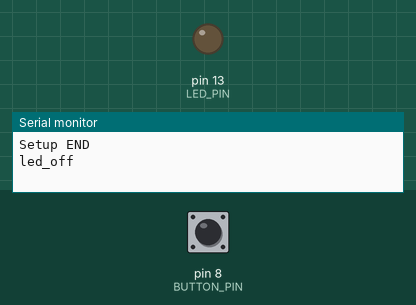
Bench run of a sketch on a simulated Arduino Uno, built with avr-gcc and run on an emulated ATmega328P. Shown: output pins drawn as LEDs (lit = HIGH), the last lines printed to the serial monitor. Dashed ring = blinking. The inputs (shaded band) are chosen by the test bench; at power-on: pin 8 (BUTTON_PIN) HIGH.

Above: at 1.2 s.
1.3 s: pin 8 (BUTTON_PIN) pulled LOW for 1 s
At 1.55 s:
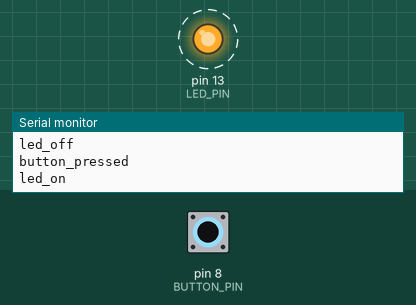
4.3 s: pin 8 (BUTTON_PIN) pulled LOW for 3.2 s
At 8.1 s:
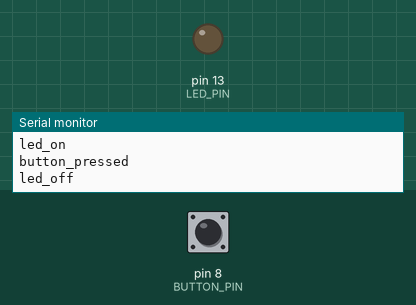
Timing chart, 0 to 9.6 s (numbered marks = the images above; inputs shaded):
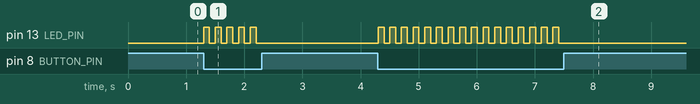

Measured:
- after the input at 1.3 s, pin 13 (LED_PIN): alternates HIGH for 0.10 s and LOW for 0.10 s, 10 changes in all, then stays LOW, starting at once
- after the input at 4.3 s, pin 13 (LED_PIN): alternates HIGH for 0.10 s and LOW for 0.10 s, 32 changes in all, then stays LOW, starting at once

The sketch:

timed_switchoff.ino
```cpp
#include "Fsm.h"

/*
 * FSM Library sample with user and timed
 * transitions.
 * Uses a button and Arduino builtin led,
 * button can be replaced just grounding
 * pin.
 */

// Used pins
#define LED_PIN     13
#define BUTTON_PIN  8

//Events
#define BUTTON_EVENT  0

int buttonState = 0;

/* state 1:  led off
 * state 2:  led on
 * transition from s1 to s2 on button press
 * transition back from s2 to s1 after 3 seconds or button press
 */
State state_led_off(&led_off, &check_button, NULL);
State state_led_on(&led_on, &check_button, NULL);
Fsm fsm(&state_led_off);

// Transition functions
void led_off()
{
  Serial.println("led_off");
  digitalWrite(LED_PIN, LOW);
}

void led_on()
{
  Serial.println("led_on");
  digitalWrite(LED_PIN, HIGH);
}

void check_button()
{
  int buttonState = digitalRead(BUTTON_PIN);
  if (buttonState == LOW) {
    Serial.println("button_pressed");
    fsm.trigger(BUTTON_EVENT);
  }
}

// standard arduino functions
void setup()
{
  Serial.begin(9600);

  pinMode(LED_PIN, OUTPUT);
  pinMode(BUTTON_PIN, INPUT_PULLUP);

  fsm.add_transition(&state_led_off, &state_led_on,
                     BUTTON_EVENT, NULL);
  fsm.add_timed_transition(&state_led_on, &state_led_off, 3000, NULL);
  fsm.add_transition(&state_led_on, &state_led_off, BUTTON_EVENT, NULL);
  Serial.println("Setup END");
}

void loop()
{
  // Call fsm run
  fsm.run_machine();
  delay(100);
}
```
